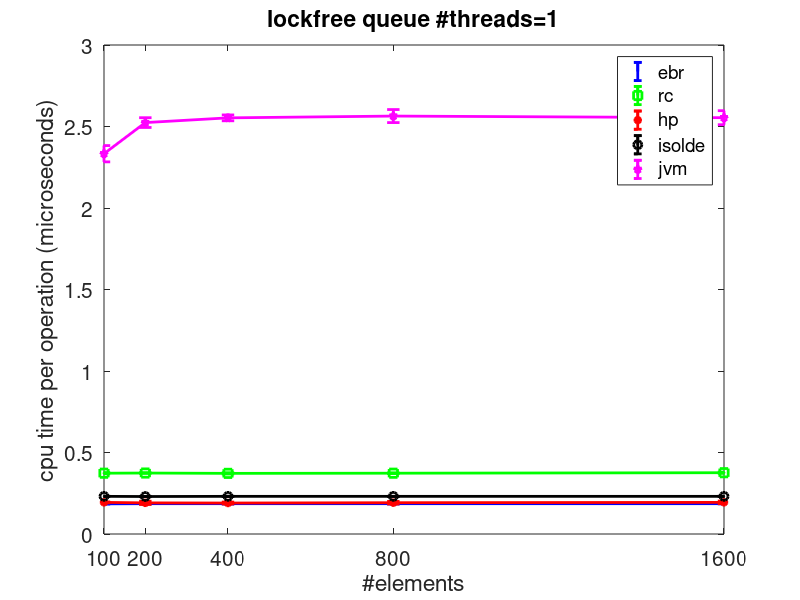
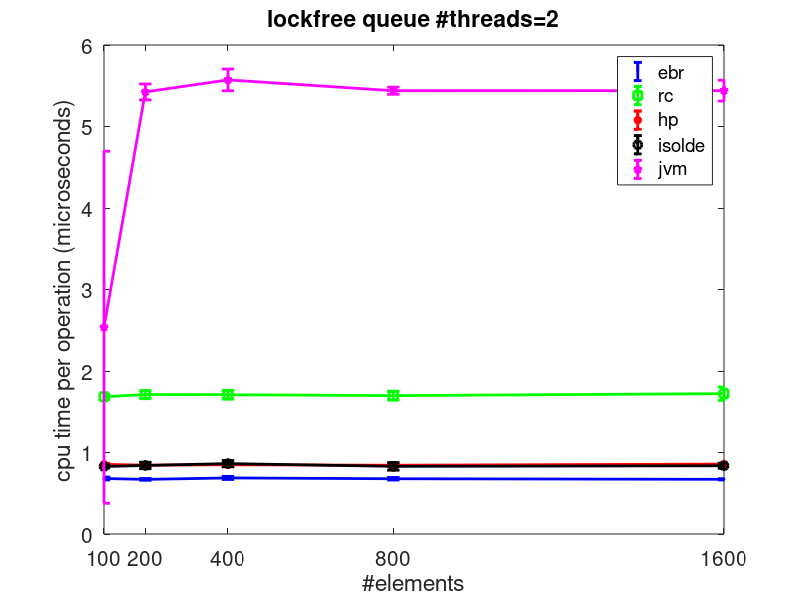
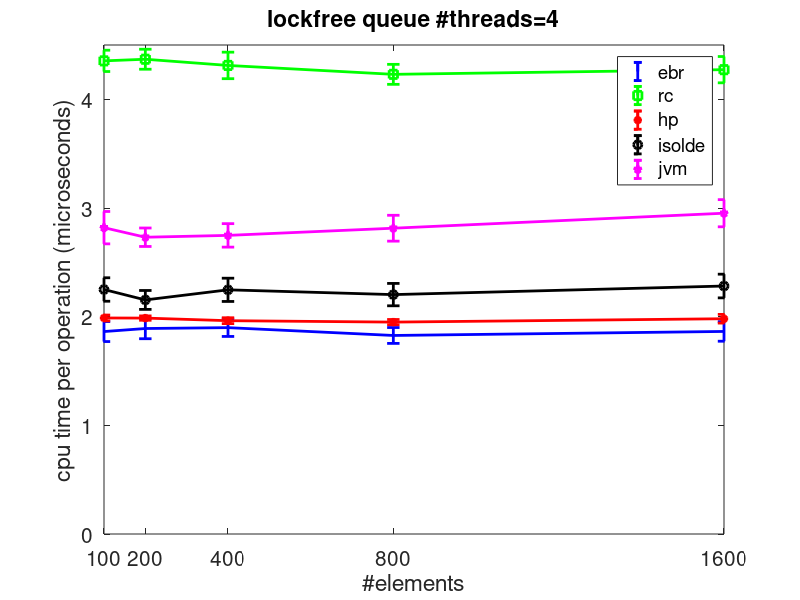
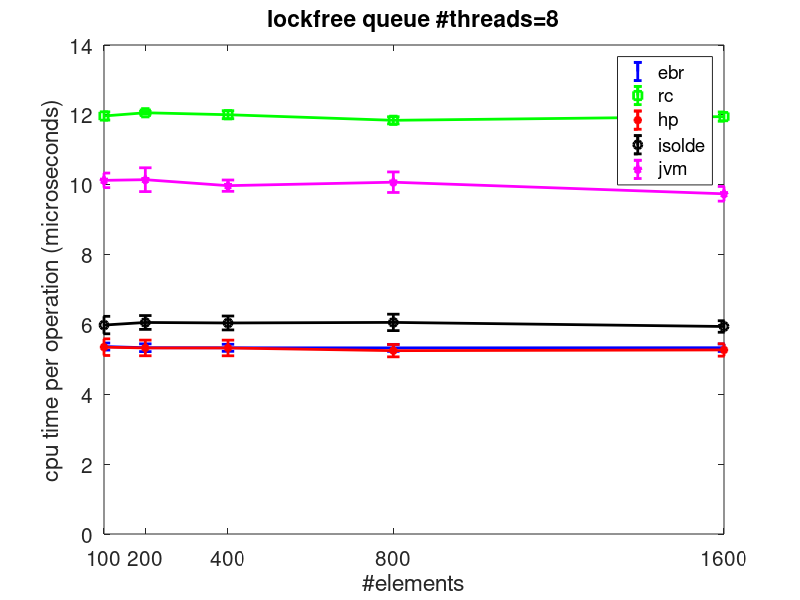

Source code (MATLAB) for these figures, in order:
load ./db_queue.mat;
% queue of mr algo
ebr=1; rc=2; hp=3; dw=4; jvm=5;
gcs = [ebr rc hp dw jvm];
threads = [1 2 4 8 16 31 32 63 64];
elements = [100 200 400 800 1600];

exclude_rc = 0;
mylegend = {"ebr"; "rc"; "hp"; "isolde"; "jvm"};

if exclude_rc == 1
    mylegend(2,:) = [];
end
directory_prefix = 'plots/queue'
function myplot(x, y, err, myxlabel, myylabel, xtick, mylegend, mytitle, filename)
    close all
    fullscreen = get(0,'ScreenSize');
    figure(1, 'Position',[0 -50 fullscreen(3) fullscreen(4)]);
    clf;
    y = y/1000;
    err = err/1000;
    set (0, "defaultlinelinewidth", 2);
    if size(x, 2) == 4
        errorbar(...
            x(:, 1), y(:, 1), err(:, 1), '-b', ...
            x(:, 2), y(:, 2), err(:, 2), '-*r', ...
            x(:, 3), y(:, 3), err(:, 3), '-ok', ...
            x(:, 4), y(:, 4), err(:, 4), '-pm' ...
            )
    else
        errorbar(...
            x(:, 1), y(:, 1), err(:, 1), '-b', ...
            x(:, 2), y(:, 2), err(:, 2), '-sg', ...
            x(:, 3), y(:, 3), err(:, 3), '-*r', ...
            x(:, 4), y(:, 4), err(:, 4), '-ok', ...
            x(:, 5), y(:, 5), err(:, 5), '-pm' ...
            )
    end
    title(mytitle, 'fontsize', 15)
    xlabel(myxlabel, 'fontsize', 15)
    ylabel(myylabel, 'fontsize', 15)
    yl = ylim;
    axis([x(1), x(end), 0, yl(end)])
    set(gca, 'xtick', xtick)
    set(gca, 'fontsize', 15)
    lh = legend(mylegend);
    % set(lh,'FontSize',15);
    print(1, filename)
end

data_avg = 0;
data_std = 0;
for i = 1:2
    if i == 1
        prefix = strcat(directory_prefix, '/exec_time');
        data_avg = db_queue_total_avg;
        data_std = db_queue_total_std;
        myylabel = 'cpu time per operation (microseconds)';
    else
        prefix = strcat(directory_prefix, '/footprint');
        data_avg = db_queue_footprint_avg;
        data_std = db_queue_footprint_std;
        myylabel = 'footprint (kilybytes)';
    end

    for t = threads
        xtick = elements;
        x = repmat(xtick', 1, size(gcs, 2));
        y = x;
        err = x;
        for gc = gcs
            tmp = data_avg(gc, find(t == threads), :);
            tmp = squeeze(tmp);
            y(:, gc) = tmp;
            tmp = data_std(gc, find(t == threads), :);
            tmp = squeeze(tmp);
            err(:, gc) = tmp;
        end
        if exclude_rc == 1
            x(:, 2) = [];
            y(:, 2) = [];
            err(:, 2) = [];
        end
        mytitle = ...
          sprintf("lockfree queue #threads=%d", t);
        myxlabel = '#elements';
        filename = sprintf("%s/queue_%d_%s.png", prefix, t, 'x');
        myplot(x, y, err, myxlabel, myylabel, xtick, mylegend, mytitle, filename)
    end

    for e = elements
        xtick = threads;
        x = repmat(xtick', 1, size(gcs, 2));
        y = x;
        err = x;
        for gc = gcs
            tmp = data_avg(gc, :, find(e == elements));
            tmp = squeeze(tmp);
            y(:, gc) = tmp;
            tmp = data_std(gc, :, find(e == elements));
            tmp = squeeze(tmp);
            err(:, gc) = tmp;
        end
        if exclude_rc == 1
            x(:, 2) = [];
            y(:, 2) = [];
            err(:, 2) = [];
        end
        mytitle = ...
          sprintf("lockfree queue #elements=%d", e);
        myxlabel = '#threads';
        filename = sprintf("%s/queue_%s_%d.png", prefix, 'x', e);
        myplot(x, y, err, myxlabel, myylabel, xtick, mylegend, mytitle, filename)
    end
end
return
